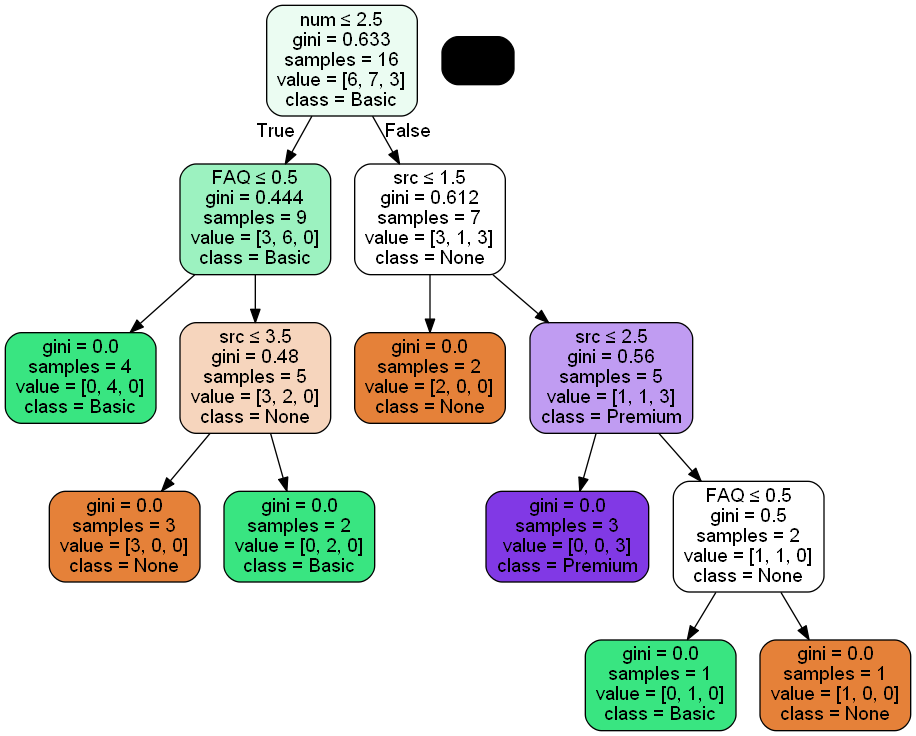

Recreate this plot in Python.
# -*- coding: UTF-8 -*-

import numpy as np  # 快速操作结构数组的工具
import pandas as pd  # 数据分析处理工具
import matplotlib.pyplot as plt  # 画图工具
from sklearn import datasets  # 机器学习库
from sklearn.preprocessing import LabelEncoder
from sklearn import tree

# 下面的数据分为为每个用户的来源网站、位置、是否阅读FAQ、浏览网页数目、选择的服务类型（目标结果）
attr_arr = [['slashdot', 'USA', 'yes', 18, 'None'],
            ['google', 'France', 'yes', 23, 'Premium'],
            ['digg', 'USA', 'yes', 24, 'Basic'],
            ['kiwitobes', 'France', 'yes', 23, 'Basic'],
            ['google', 'UK', 'no', 21, 'Premium'],
            ['(direct)', 'New Zealand', 'no', 12, 'None'],
            ['(direct)', 'UK', 'no', 21, 'Basic'],
            ['google', 'USA', 'no', 24, 'Premium'],
            ['slashdot', 'France', 'yes', 19, 'None'],
            ['digg', 'USA', 'no', 18, 'None'],
            ['google', 'UK', 'no', 18, 'None'],
            ['kiwitobes', 'UK', 'no', 19, 'None'],
            ['digg', 'New Zealand', 'yes', 12, 'Basic'],
            ['slashdot', 'UK', 'no', 21, 'None'],
            ['google', 'UK', 'yes', 18, 'Basic'],
            ['kiwitobes', 'France', 'yes', 19, 'Basic']]

# 生成属性数据集和结果数据集
dataMat = np.asarray(attr_arr)
arrMat = dataMat[:, 0:4]
resultMat = dataMat[:, 4]

# 构造数据集成pandas结构
attr_names = ['src', 'address', 'FAQ', 'num']  # 特征属性的名称
attr_pd = pd.DataFrame(data=arrMat, columns=attr_names) # 每行为一个对象，每列为一种属性，最后一个为结果值
print(attr_pd)

# 将数据集中的字符串转化为代表类别的数字。因为sklearn的决策树只识别数字
le = LabelEncoder()
for col in attr_pd.columns:  # 为每一列序列化,就是将每种字符串转化为对应的数字。用数字代表类别
    attr_pd[col] = le.fit_transform(attr_pd[col])
print(attr_pd)

# 构建决策树
clf = tree.DecisionTreeClassifier()
clf.fit(attr_pd, resultMat)
print(clf)

# 使用决策树进行预测
result = clf.predict([[1, 1, 1, 0]])  # 输入也必须是数字的。分别代表了每个数字所代表的属性的字符串值
print(result)

# 将决策树保存成图片
from six import StringIO
import pydotplus

dot_data = StringIO()
target_name = ['None', 'Basic', 'Premium']
tree.export_graphviz(clf, out_file=dot_data, feature_names=attr_names,
                     class_names=target_name, filled=True, rounded=True,
                     special_characters=True)
graph = pydotplus.graph_from_dot_data(dot_data.getvalue())
graph.write_png('tree.png')
